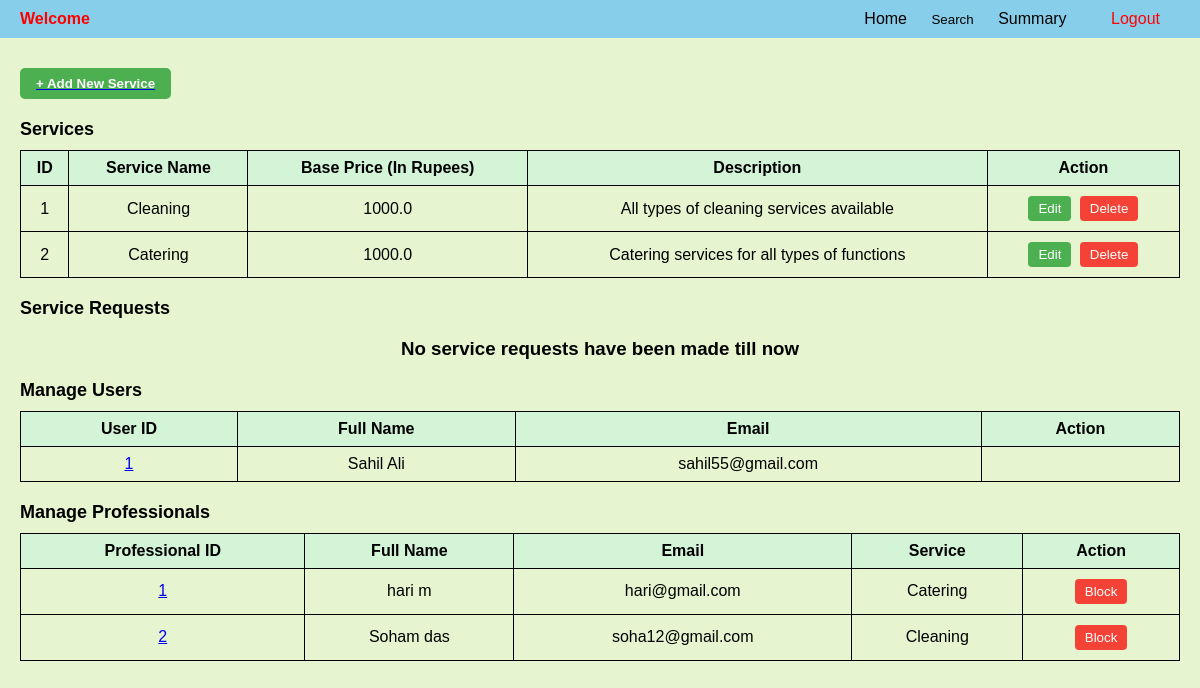
/admin, run on an earlier commit of the app's database.
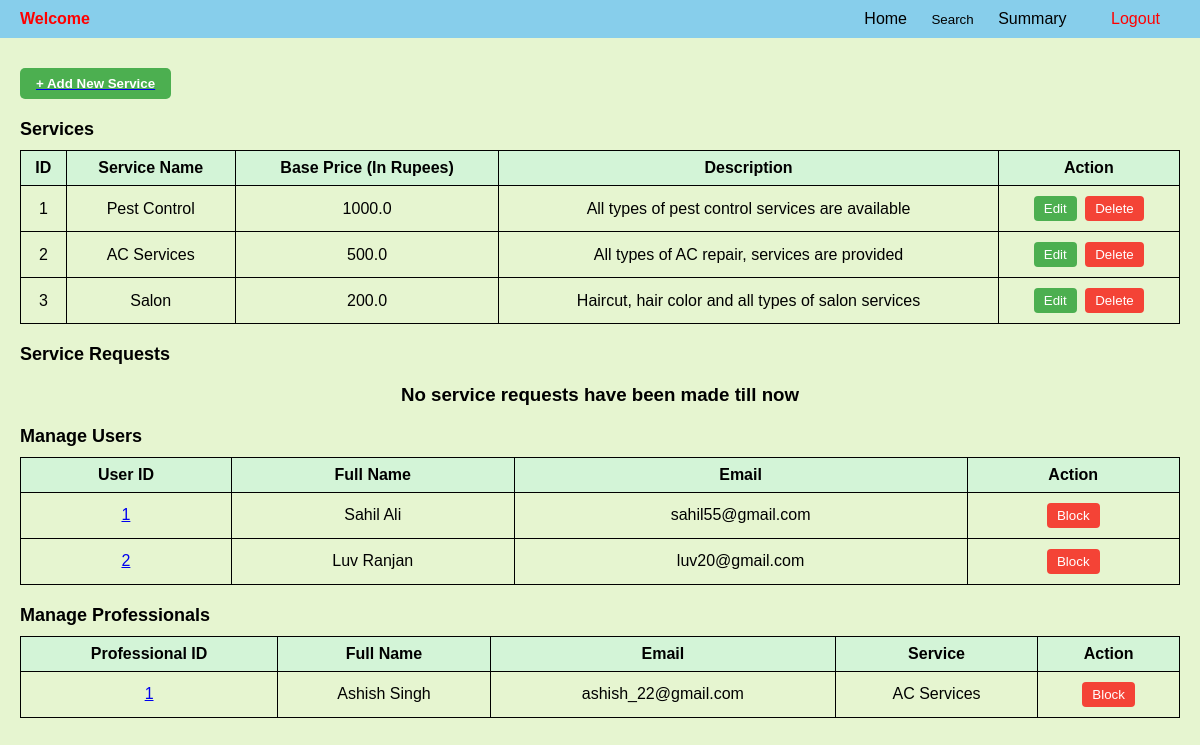
And on a later commit of the database.
### backend/models.py (models this page shows)
class Service(db.Model):
    __tablename__="service"
    id=db.Column(db.Integer,primary_key=True)
    name=db.Column(db.String,unique=True,nullable=False)
    baseprice=db.Column(db.Float, default=0.0)
    desc=db.Column(db.String,nullable=False)
    prof=db.Relationship('Prof_Info', backref='service',cascade='all,delete')

class User_Info(db.Model):
    __tablename__="user_info"
    id=db.Column(db.Integer,primary_key=True)
    email=db.Column(db.String,unique=True,nullable=False)
    password=db.Column(db.String,nullable=False)
    role=db.Column(db.Integer,default=1)
    full_name=db.Column(db.String,nullable=False)
    location=db.Column(db.String,nullable=False)
    pin_code=db.Column(db.Integer,nullable=False)
    user_status=db.Column(db.String,default='approved')

class Prof_Info(db.Model):
    __tablename__="prof_info"
    id=db.Column(db.Integer,primary_key=True)
    email=db.Column(db.String,unique=True,nullable=False)
    password=db.Column(db.String,nullable=False)
    role=db.Column(db.Integer,default=2)
    full_name=db.Column(db.String,nullable=False)
    service_name=db.Column(db.Integer, db.ForeignKey("service.id"), nullable=False)
    experience=db.Column(db.Integer,nullable=False)
    location=db.Column(db.String,nullable=False)
    pin_code=db.Column(db.Integer,nullable=False)
    prof_status=db.Column(db.String,default='requested')#requested,approved,rejected,blocked

### backend/controllers.py (the view)
@app.route("/admin")
def admin_dashboard():
    services=Service.query.all()
    professionals=Prof_Info.query.all()
    users=User_Info.query.all()
    return render_template("admin_dash.html", services=services, professionals=professionals, users=users)

### templates/admin_dash.html (shortened to what this page needs)
{% extends "admin_layout.html" %}
{% block content %}
</head>
<body>
    <div class="container">
        <a href="/service" type="button">
            <button type="submit" class="btn-add">+ Add New Service</button>
        </a>
        <div class="section-title">Services</div>
        {% if services %}
        <table class="table">
             <tr>
                <th>ID</th>
                <th>Service Name</th>
                <th>Base Price (In Rupees)</th>
                <th>Description</th>
                <th>Action</th>
             </tr>
             {% for service in services %}
             <tr>
                <td>{{ service.id }}</td>
                <td>{{ service.name }}</td>
                <td>{{ service.baseprice }}</td>
                <td>{{ service.desc }}</td>
                <td class="action-buttons">
                    <a href="/edit_service/{{service.id}}" type="button"><button class="btn-edit">Edit</button></a>
                    <form action="{{ url_for('delete_service', id=service.id) }}" method="POST" style="display: inline;">
                        <button type="submit" class="btn-delete" onclick="return confirm('Are you sure you want to delete this service?');">Delete</button>
                    </form>
                </td>
             </tr>
            {% endfor %}
        </table>
        {% else %}
        <h3 class="center" style="text-align: center;">No services are available</h3>
        {% endif %}
        <div class="section-title">Service Requests</div>
        {% if service_requests %}
        <table class="table">
            <tr>
                <th>ID</th>
                <th>Assigned Professional (if any)</th>
                <th>Requested Date</th>
                <th>Status (R/A/C)</th>
            </tr>
            {% for service_req in service_requests %}
            <tr>
                <td>{{ service_req.id }}</td>
                <td>{{ service_req.assigned_professional }}</td>
                <td>{{ service_req.date_of_req }}</td>
                <td>{{ service_req.status }}</td>
            </tr>
            {% endfor %}
        </table>
        {% else %}
        <h3 class="center" style="text-align: center;">No service requests have been made till now</h3>
        {% endif %}
        <div class="section-title">Manage Users</div>
        {% if users %}
        <table class="table">
            <tr>
                <th>User ID</th>
                <th>Full Name</th>
                <th>Email</th>
                <th>Action</th>
            </tr>
            {% for user_info in users %}
            <tr>
                <td><a href="/user_profile/{{user_info.id}}">{{ user_info.id }}</a></td>
                <td>{{ user_info.full_name }}</td>
                <td>{{ user_info.email }}</td>
                <td class="action-buttons">
                    {% if user_info.user_status == 'approved' %}
                    <form action="{{url_for('block_user', id=user_info.id)}}" method="POST">
                        <button class="btn-block" onclick="return confirm('Are you sure you want to block this user?');">Block</button>
                    </form>
                    {% elif user_info.user_status == 'blocked' %}
                    <form action="{{url_for('unblock_user', id=user_info.id)}}" method="POST">
                        <button class="btn-block" onclick="return confirm('Are you sure you want to unblock this user?');">Unblock</button>
                    </form>
                     {% endif %}
                </td>
            </tr>
            {% endfor %}
        </table>
        {% else %}
        <h3 class="center" style="text-align: center;">No users are available</h3>
        {% endif %}
        <div class="section-title">Manage Professionals</div>
        {% if professionals %}
        <table class="table">
            <tr>
                <th>Professional ID</th>
                <th>Full Name</th>
                <th>Email</th>
                <th>Service</th>
                <th>Action</th>
            </tr>
            {% for prof_info in professionals %}
            <tr>
                <td><a href="/professional_profile/{{prof_info.id}}">{{ prof_info.id }}</a></td>
                <td>{{ prof_info.full_name }}</td>
                <td>{{ prof_info.email }}</td>
                <td>{{ prof_info.service.name }}</td>
                <td class="action-buttons">
                    {% if prof_info.prof_status == 'approved' %}
                    <form action="{{url_for('block_professional', id=prof_info.id)}}" method="POST">
                        <button class="btn-block" onclick="return confirm('Are you sure you want to block this professional?');">Block</button>
                    </form>
                    {% elif prof_info.prof_status == 'requested' %}
                        <form action="{{url_for('approve_professional', id=prof_info.id)}}" method="POST"><button class="btn-approve">Approve</button></form>
                        <form action="{{url_for('delete_professional', id=prof_info.id)}}" method="POST"><button class="btn-delete">Delete</button></form>
                    {% endif %}
                </td>
            </tr>
            {% endfor %}
        </table>
        {% else %}
        <h3 class="center" style="text-align: center;">No professionals are available</h3>
        {% endif %}
    </div>
</body>
</html>
{% endblock %}

### templates/admin_layout.html (shortened to what this page needs)
<!DOCTYPE html>
<html lang="en">
<head>
</head>
<body>
    <div class="navbar">
        <span class="title">Welcome {{name}}</span>
        <div>
            <a href="/admin">Home</a>
            <form action="/search_professional" method="GET" style="display: inline;">
                <button type="submit" style="background: none; border: none; padding: 0; cursor: pointer; color: inherit;">Search</button>
            </form>
            <a href="#">Summary</a>
            <a href="/logout" id="logout">Logout</a>
        </div>
    </div>
    {%block content%}{%endblock%}
</body>
</html>

### templates/admin_layout.html (style rules this page uses)
body { font-family: Arial, sans-serif; margin: 0; padding: 0; background-color: #e6f5d0; }
.navbar { background-color: #87ceeb; overflow: hidden; display: flex; justify-content: space-between; align-items: center; padding: 10px 20px; }
.navbar .title { color: red; font-weight: bold; }
.navbar a { text-decoration: none; color: #000; padding: 14px 20px; transition: background-color 0.3s; }
.navbar #logout { color: red; }
.navbar form { display: inline; }

### templates/admin_dash.html (style rules this page uses)
.container { padding: 20px; }
.section-title { font-size: 18px; font-weight: bold; margin-top: 20px; }
.table { width: 100%; border-collapse: collapse; margin-top: 10px; }
.table th, .table td { border: 1px solid #000; padding: 8px; text-align: center; }
.table th { background-color: #d3f4d7; font-weight: bold; }
.action-buttons button { padding: 5px 10px; margin: 2px; border: none; border-radius: 4px; cursor: pointer; }
.btn-edit { background-color: #4CAF50; color: white; }
.btn-delete { background-color: #f44336; color: white; }
.btn-reject, .btn-block { background-color: #f44336; color: white; }
.btn-add { margin-top: 10px; padding: 8px 16px; background-color: #4CAF50; color: white; font-weight: bold; border: none; border-radius: 5px; cursor: pointer; display: block; }

What changed in the data, as far as the page shows it:
removed Prof_Info: id "2", full_name "Soham das", email "soha12@gmail.com", service.name "Cleaning"
changed Service id 1: name "Cleaning" → "Pest Control"; desc "All types of cleaning services available" → "All types of pest control services are available"
changed Service id 2: name "Catering" → "AC Services"; baseprice "1000.0" → "500.0"; desc "Catering services for all types of functions" → "All types of AC repair, services are provided"
added Service: id "3", name "Salon", baseprice "200.0", desc "Haircut, hair color and all types of salon services"
changed User_Info "Sahil Ali": now shows "Block"
added User_Info: id "2", full_name "Luv Ranjan", email "luv20@gmail.com"
changed Prof_Info id 1: full_name "hari m" → "Ashish Singh"; email "hari@gmail.com" → "ashish_22@gmail.com"; service.name "Catering" → "AC Services"
